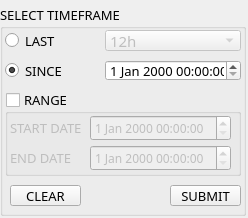
<?xml version="1.0" encoding="UTF-8"?>
<ui version="4.0">
 <class>Form</class>
 <widget class="QWidget" name="Form">
  <property name="geometry">
   <rect>
    <x>0</x>
    <y>0</y>
    <width>248</width>
    <height>218</height>
   </rect>
  </property>
  <property name="windowTitle">
   <string>Form</string>
  </property>
  <widget class="QGroupBox" name="groupBox_29">
   <property name="geometry">
    <rect>
     <x>0</x>
     <y>5</y>
     <width>246</width>
     <height>211</height>
    </rect>
   </property>
   <property name="font">
    <font>
     <family>FixedsysTTF</family>
     <pointsize>10</pointsize>
     <weight>7</weight>
     <italic>false</italic>
     <bold>false</bold>
     <underline>false</underline>
     <strikeout>false</strikeout>
     <kerning>true</kerning>
    </font>
   </property>
   <property name="styleSheet">
    <string notr="true">font: 63 10pt &quot;FixedsysTTF&quot;;</string>
   </property>
   <property name="title">
    <string>SELECT TIMEFRAME </string>
   </property>
   <property name="checkable">
    <bool>false</bool>
   </property>
   <property name="checked">
    <bool>false</bool>
   </property>
   <widget class="QRadioButton" name="radioButton">
    <property name="geometry">
     <rect>
      <x>5</x>
      <y>25</y>
      <width>71</width>
      <height>21</height>
     </rect>
    </property>
    <property name="font">
     <font>
      <family>FixedsysTTF</family>
      <pointsize>10</pointsize>
      <weight>7</weight>
      <italic>false</italic>
      <bold>false</bold>
     </font>
    </property>
    <property name="text">
     <string>LAST</string>
    </property>
    <property name="checked">
     <bool>false</bool>
    </property>
    <property name="autoExclusive">
     <bool>true</bool>
    </property>
   </widget>
   <widget class="QRadioButton" name="radioButton_2">
    <property name="geometry">
     <rect>
      <x>5</x>
      <y>55</y>
      <width>61</width>
      <height>21</height>
     </rect>
    </property>
    <property name="font">
     <font>
      <family>FixedsysTTF</family>
      <pointsize>10</pointsize>
      <weight>7</weight>
      <italic>false</italic>
      <bold>false</bold>
     </font>
    </property>
    <property name="text">
     <string>SINCE</string>
    </property>
    <property name="checked">
     <bool>true</bool>
    </property>
    <property name="autoExclusive">
     <bool>true</bool>
    </property>
   </widget>
   <widget class="QComboBox" name="comboBox_37">
    <property name="enabled">
     <bool>false</bool>
    </property>
    <property name="geometry">
     <rect>
      <x>105</x>
      <y>25</y>
      <width>136</width>
      <height>21</height>
     </rect>
    </property>
    <property name="font">
     <font>
      <family>FixedsysTTF</family>
      <pointsize>11</pointsize>
      <weight>7</weight>
      <italic>false</italic>
      <bold>false</bold>
      <underline>false</underline>
      <strikeout>false</strikeout>
      <kerning>true</kerning>
     </font>
    </property>
    <property name="styleSheet">
     <string notr="true">font: 63 11pt &quot;FixedsysTTF&quot;;</string>
    </property>
    <item>
     <property name="text">
      <string>12h</string>
     </property>
    </item>
    <item>
     <property name="text">
      <string>24h</string>
     </property>
    </item>
    <item>
     <property name="text">
      <string>2d</string>
     </property>
    </item>
    <item>
     <property name="text">
      <string>3d</string>
     </property>
    </item>
    <item>
     <property name="text">
      <string>1w</string>
     </property>
    </item>
    <item>
     <property name="text">
      <string>2w</string>
     </property>
    </item>
    <item>
     <property name="text">
      <string>3w</string>
     </property>
    </item>
    <item>
     <property name="text">
      <string>1M</string>
     </property>
    </item>
    <item>
     <property name="text">
      <string>2M</string>
     </property>
    </item>
    <item>
     <property name="text">
      <string>3M</string>
     </property>
    </item>
    <item>
     <property name="text">
      <string>6M</string>
     </property>
    </item>
    <item>
     <property name="text">
      <string>1Y</string>
     </property>
    </item>
    <item>
     <property name="text">
      <string>2Y</string>
     </property>
    </item>
    <item>
     <property name="text">
      <string>3Y</string>
     </property>
    </item>
    <item>
     <property name="text">
      <string>5Y</string>
     </property>
    </item>
    <item>
     <property name="text">
      <string>10Y</string>
     </property>
    </item>
    <item>
     <property name="text">
      <string>ALL DATA</string>
     </property>
    </item>
   </widget>
   <widget class="QDateTimeEdit" name="dateTimeEdit_5">
    <property name="enabled">
     <bool>true</bool>
    </property>
    <property name="geometry">
     <rect>
      <x>105</x>
      <y>55</y>
      <width>136</width>
      <height>21</height>
     </rect>
    </property>
    <property name="font">
     <font>
      <family>FixedsysTTF</family>
      <pointsize>10</pointsize>
      <weight>7</weight>
      <italic>false</italic>
      <bold>false</bold>
      <underline>false</underline>
      <strikeout>false</strikeout>
      <kerning>true</kerning>
     </font>
    </property>
    <property name="styleSheet">
     <string notr="true">font: 63 10pt &quot;FixedsysTTF&quot;;</string>
    </property>
   </widget>
   <widget class="QGroupBox" name="groupBox_3">
    <property name="geometry">
     <rect>
      <x>5</x>
      <y>85</y>
      <width>236</width>
      <height>86</height>
     </rect>
    </property>
    <property name="font">
     <font>
      <family>FixedsysTTF</family>
      <pointsize>10</pointsize>
      <weight>7</weight>
      <italic>false</italic>
      <bold>false</bold>
     </font>
    </property>
    <property name="title">
     <string>RANGE</string>
    </property>
    <property name="flat">
     <bool>false</bool>
    </property>
    <property name="checkable">
     <bool>true</bool>
    </property>
    <property name="checked">
     <bool>false</bool>
    </property>
    <widget class="QDateTimeEdit" name="dateTimeEdit_4">
     <property name="enabled">
      <bool>false</bool>
     </property>
     <property name="geometry">
      <rect>
       <x>85</x>
       <y>55</y>
       <width>141</width>
       <height>26</height>
      </rect>
     </property>
     <property name="font">
      <font>
       <family>FixedsysTTF</family>
       <pointsize>9</pointsize>
       <weight>7</weight>
       <italic>false</italic>
       <bold>false</bold>
       <underline>false</underline>
       <strikeout>false</strikeout>
       <kerning>true</kerning>
      </font>
     </property>
     <property name="styleSheet">
      <string notr="true">font: 63 9pt &quot;FixedsysTTF&quot;;</string>
     </property>
    </widget>
    <widget class="QLabel" name="label_49">
     <property name="enabled">
      <bool>false</bool>
     </property>
     <property name="geometry">
      <rect>
       <x>5</x>
       <y>25</y>
       <width>76</width>
       <height>26</height>
      </rect>
     </property>
     <property name="font">
      <font>
       <family>FixedsysTTF</family>
       <pointsize>10</pointsize>
       <weight>7</weight>
       <italic>false</italic>
       <bold>false</bold>
       <underline>false</underline>
       <strikeout>false</strikeout>
       <kerning>true</kerning>
      </font>
     </property>
     <property name="styleSheet">
      <string notr="true">font: 63 10pt &quot;FixedsysTTF&quot;;</string>
     </property>
     <property name="text">
      <string>START DATE </string>
     </property>
    </widget>
    <widget class="QDateTimeEdit" name="dateTimeEdit_3">
     <property name="enabled">
      <bool>false</bool>
     </property>
     <property name="geometry">
      <rect>
       <x>85</x>
       <y>25</y>
       <width>141</width>
       <height>26</height>
      </rect>
     </property>
     <property name="font">
      <font>
       <family>FixedsysTTF</family>
       <pointsize>9</pointsize>
       <weight>7</weight>
       <italic>false</italic>
       <bold>false</bold>
       <underline>false</underline>
       <strikeout>false</strikeout>
       <kerning>true</kerning>
      </font>
     </property>
     <property name="styleSheet">
      <string notr="true">font: 63 9pt &quot;FixedsysTTF&quot;;</string>
     </property>
    </widget>
    <widget class="QLabel" name="label_50">
     <property name="enabled">
      <bool>false</bool>
     </property>
     <property name="geometry">
      <rect>
       <x>5</x>
       <y>55</y>
       <width>76</width>
       <height>26</height>
      </rect>
     </property>
     <property name="font">
      <font>
       <family>FixedsysTTF</family>
       <pointsize>10</pointsize>
       <weight>7</weight>
       <italic>false</italic>
       <bold>false</bold>
       <underline>false</underline>
       <strikeout>false</strikeout>
       <kerning>true</kerning>
      </font>
     </property>
     <property name="styleSheet">
      <string notr="true">font: 63 10pt &quot;FixedsysTTF&quot;;</string>
     </property>
     <property name="text">
      <string>END DATE </string>
     </property>
    </widget>
   </widget>
   <widget class="QPushButton" name="pushButton_2">
    <property name="geometry">
     <rect>
      <x>170</x>
      <y>180</y>
      <width>71</width>
      <height>21</height>
     </rect>
    </property>
    <property name="font">
     <font>
      <family>FixedsysTTF</family>
      <pointsize>10</pointsize>
      <weight>7</weight>
      <italic>false</italic>
      <bold>false</bold>
      <underline>false</underline>
      <strikeout>false</strikeout>
      <kerning>true</kerning>
     </font>
    </property>
    <property name="text">
     <string>SUBMIT</string>
    </property>
   </widget>
   <widget class="QPushButton" name="pushButton_3">
    <property name="geometry">
     <rect>
      <x>10</x>
      <y>180</y>
      <width>71</width>
      <height>21</height>
     </rect>
    </property>
    <property name="font">
     <font>
      <family>FixedsysTTF</family>
      <pointsize>10</pointsize>
      <weight>7</weight>
      <italic>false</italic>
      <bold>false</bold>
      <underline>false</underline>
      <strikeout>false</strikeout>
      <kerning>true</kerning>
     </font>
    </property>
    <property name="text">
     <string>CLEAR</string>
    </property>
   </widget>
  </widget>
 </widget>
 <resources/>
 <connections/>
</ui>
